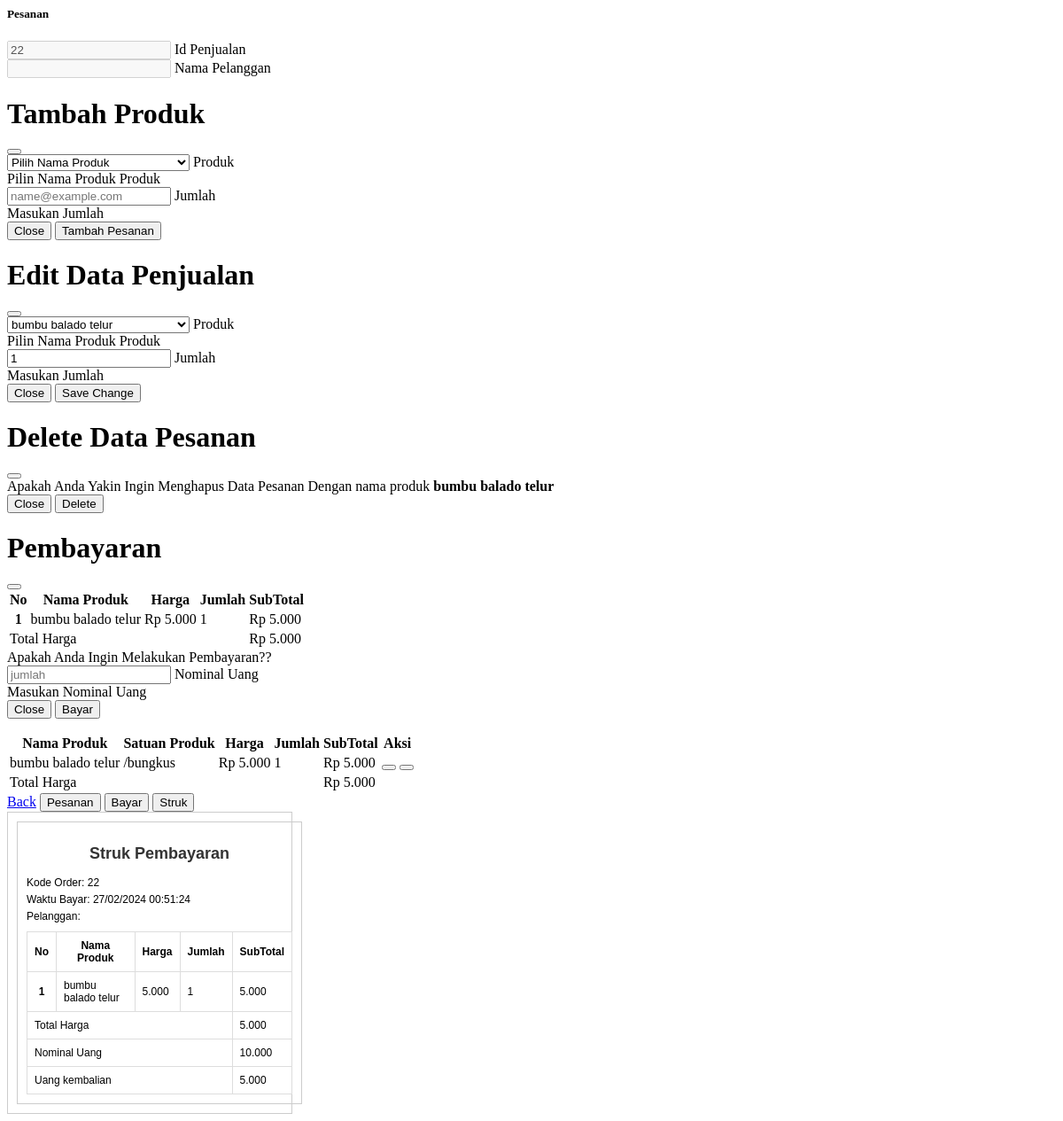
The page /kasir/pesanan.php?idpenjualan=22 on the database its author committed.
### tables this page shows
CREATE TABLE `tb_detailpjl` (
  `id_detail` int(11) NOT NULL,
  `penjualan_id` int(11) NOT NULL,
  `produk_id` int(11) NOT NULL,
  `jumlah_produk` int(11) NOT NULL
);

CREATE TABLE `tb_produk` (
  `id_produk` int(11) NOT NULL,
  `nama` varchar(255) NOT NULL,
  `satuan` varchar(200) NOT NULL,
  `harga` int(11) NOT NULL,
  `stok` int(11) NOT NULL
);

CREATE TABLE `bayar` (
  `id_bayar` bigint(20) NOT NULL,
  `nominal_uang` bigint(20) NOT NULL,
  `total_bayar` bigint(20) NOT NULL,
  `waktu_bayar` timestamp NOT NULL DEFAULT current_timestamp()
);

### kasir/pesanan.php (the view, shortened to what the rows shown need)
<?php
include "proses/connect.php";
$query = mysqli_query($conn, "SELECT *, tb_produk.id_produk, SUM(harga*jumlah_produk) AS hasilnya FROM tb_detailpjl
LEFT JOIN tb_penjualan ON tb_penjualan.id_penjualan = tb_detailpjl.penjualan_id
LEFT JOIN tb_produk ON tb_produk.id_produk = tb_detailpjl.produk_id
LEFT JOIN bayar ON bayar.id_bayar = tb_penjualan.id_penjualan
GROUP BY id_detail HAVING tb_detailpjl.penjualan_id = $_GET[idpenjualan]");
$kode = $_GET['idpenjualan'];
$nama = $_GET['namapl'];
while ($record = mysqli_fetch_array($query)) {
    $result[] = $record;
}
$select_produk = mysqli_query($conn, "SELECT id_produk,nama FROM tb_produk");
?>
<div class="col-lg-9 mt-2">
    <div class="card">
        <div class="card-body">
            <div class="modal fade" id="tambahpesanan" tabindex="-1" aria-labelledby="exampleModalLabel"
                aria-hidden="true">
                <div class="modal-dialog modal-lg modal-fullscreen-md-down">
                    <div class="modal-content">
                        <div class="modal-header">
                            <h1 class="modal-title fs-5" id="exampleModalLabel">Tambah Produk</h1>
                        </div>
                    </div>
                </div>
            </div>
            <?php
                            if (empty($result)) {
                                echo "Data Pesanan tidak ada";
                            } else {
            foreach ($result as $row) {
            ?>
            <div class="modal fade" id="edit<?php echo $row['id_detail'] ?>" tabindex="-1" aria-labelledby="exampleModalLabel"
                aria-hidden="true">
                <div class="modal-dialog modal-lg modal-fullscreen-md-down">
                    <div class="modal-content">
                        <div class="modal-header">
                            <h1 class="modal-title fs-5" id="exampleModalLabel">Edit Data Penjualan</h1>
                            <button type="button" class="btn-close" data-bs-dismiss="modal" aria-label="Close"></button>
                        </div>
                        <div class="modal-body">
                            <form class="text-center needs-validation" novalidate action="proses/edit-pesanan.php"
                                method="POST">
                                <div class="row">
                                    <div class="col-lg-6">
                                        <div class="form-floating mb-3">
                                        <select class="form-select" aria-label="Default select example" name="produk" required>
                                                    <?php
                                                        foreach($select_produk as $value){
                                                            if($row['produk_id']==$value['id_produk']){
                                                                echo '<option selected value="'.$value['id_produk'].'">'.$value['nama'].'</option>';
                                                            }else{
                                                            echo '<option value="'.$value['id_produk'].'">'.$value['nama'].'</option>';
                                                        }
                                                    }
                                                    ?>
                                        </select>
                                            <label for="floatingInput">Produk</label>
                                            <div class="invalid-feedback text-start">
                                                Pilin Nama Produk Produk
                                            </div>
                                        </div>
                                    </div>
                                    <div class="col-lg-6">
                                        <div class="form-floating mb-3">
                                            <input type="number" class="form-control" id="floatingInput" value="<?php echo $row['jumlah_produk'] ?>"  placeholder="name@example.com" name="jumlah" required>
                                            <label for="floatingInput">Jumlah</label>
                                            <div class="invalid-feedback text-start">
                                                Masukan Jumlah
                                            </div>
                                        </div>
                                    </div>
                                </div>
                                <div class="modal-footer">
                                    <button type="button" class="btn btn-secondary"
                                        data-bs-dismiss="modal">Close</button>
                                    <button type="submit" class="btn btn-primary" name="edit_pesanan_validate"
                                        value="1234">Save Change</button>
                                </div>
                            </form>
                        </div>
                    </div>
                </div>
            </div>
            <div class="modal fade" id="delete<?php echo $row['id_detail'] ?>" tabindex="-1" aria-labelledby="exampleModalLabel"
          aria-hidden="true">
          <div class="modal-dialog modal-md modal-fullscreen-md-down">
            <div class="modal-content">
              <div class="modal-header">
                <h1 class="modal-title fs-5" id="exampleModalLabel">Delete Data Pesanan</h1>
                <button type="button" class="btn-close" data-bs-dismiss="modal" aria-label="Close"></button>
              </div>
              <div class="modal-body">
                <form class="text-center needs-validation" novalidate action="proses/delete-pesanan.php" method="POST">
                  <div class="col-lg-12">
                    Apakah Anda Yakin Ingin Menghapus Data Pesanan Dengan nama produk <b><?php echo $row['nama'] ?></b>
                  </div>
                  <div class="modal-footer">
                    <button type="button" class="btn btn-secondary" data-bs-dismiss="modal">Close</button>
                    <button type="submit" class="btn btn-danger" name="delete_pesanan_validate" value="1234">Delete</button>
                  </div>
                </form>
              </div>
            </div>
          </div>
        </div>
            <?php
            }
            ?>
<div class="modal fade" id="bayar" tabindex="-1" aria-labelledby="exampleModalLabel" aria-hidden="true">
        <div class="modal-dialog modal-lg modal-fullscreen-md-down">
          <div class="modal-content">
            <div class="modal-header">
              <h1 class="modal-title fs-5" id="exampleModalLabel">Pembayaran</h1>
            </div>
            <div class="modal-body">
            <div class="table-responsive">
            <table class="table table-striped">
                <thead>
                    <tr>
                        <th scope="col">No</th>
                        <th scope="col">Nama Produk</th>
                        <th scope="col">Harga</th>
                        <th scope="col">Jumlah</th>
                        <th scope="col">SubTotal</th>
                    </tr>
                </thead>
                <tbody>
                    <?php
                    $no = 1;
                    foreach ($result as $row) {
                        ?>
                        <tr>
                            <th scope="row">
                                <?php echo $no++ ?>
                            </th>
                            <td>
                                <?php echo $row['nama'] ?>
                            </td>
                            <td>
                                <?php echo 'Rp ', number_format($row['harga'], 0, ',', '.') ?>
                            </td>
                            <td>
                                <?php echo $row['jumlah_produk'] ?>
                            </td>
                            <td>
                                <?php echo 'Rp ', number_format($row['hasilnya'], 0, ',', '.') ?>
                            </td>
                        </tr>
                    <?php
                    }
                    ?>
                </tbody>
            </table>
        </div>
            </div>
          </div>
        </div>
      </div>
            <div class="table-responsive" >
            <table class="table table-striped table-hover">
                <thead>
                    <tr class="text-nowrap" >
                        <th scope="col">Nama Produk</th>
                        <th scope="col">Satuan Produk</th>
                        <th scope="col">Harga</th>
                        <th scope="col">Jumlah</th>
                        <th scope="col">SubTotal</th>
                        <th scope="col">Aksi</th>
                    </tr>
                </thead>
                <tbody>
                    <?php
                    foreach ($result as $row) {
                        ?>
                        <tr>
                            <td>
                                <?php echo $row['nama'] ?>
                            </td>
                            <td>
                                <?php echo $row['satuan'] ?>
                            </td>
                            <td>
                                <?php echo 'Rp ', number_format($row['harga'], 0, ',', '.') ?>
                            </td>
                            <td>
                                <?php echo $row['jumlah_produk'] ?>
                            </td>
                            <td>
                                <?php echo 'Rp ', number_format($row['hasilnya'], 0, ',', '.') ?>
                            </td>
                           <td class="d-flex">
                                <button class="<?php echo (!empty($row['id_bayar'])) ? 'btn btn-secondary disabled' : 'btn btn-warning'; ?> btn-sm me-1" data-bs-toggle="modal" data-bs-target="#edit<?php echo $row['id_detail'] ?>"><i class="bi bi-pencil-square"></i></button>
                                <button class="<?php echo (!empty($row['id_bayar'])) ? 'btn btn-secondary disabled' : 'btn btn-danger'; ?> btn-sm" data-bs-toggle="modal" data-bs-target="#delete<?php echo $row['id_detail'] ?>"><i class="bi bi-trash"></i></button>
                            </td>
                        </tr>
                    <?php
                    }
                    ?>
                </tbody>
            </table>
            </div>
            <?php } ?>
        </div>
    </div>
</div>
<div id="Struk" class="d-none">
  <div id="struk">
  <h2>Struk Pembayaran </h2>
  <p>Kode Order: <?php echo $kode ?></p>
  <p>Waktu Bayar: <?php echo date('d/m/Y H:i:s', strtotime($result[0]['waktu_bayar'])) ?></p>
  <p>Pelanggan: <?php echo $nama ?></p>
  <table class="table table-responsive num-rows" >
  <thead>
                    <tr>
                        <th scope="col">No</th>
                        <th scope="col">Nama Produk</th>
                        <th scope="col">Harga</th>
                        <th scope="col">Jumlah</th>
                        <th scope="col">SubTotal</th>
                    </tr>
                </thead>
                <tbody>
                    <?php
                    $total = 0;
                    $no = 1;
                    foreach ($result as $row) {
                        ?>
                        <tr>
                            <th scope="row">
                                <?php echo $no++ ?>
                            </th>
                            <td>
                                <?php echo $row['nama'] ?>
                            </td>
                            <td>
                                <?php echo number_format($row['harga'], 0, ',', '.') ?>
                            </td>
                            <td>
                                <?php echo $row['jumlah_produk'] ?>
                            </td>
                            <td>
                                <?php echo number_format($row['hasilnya'], 0, ',', '.') ?>
                            </td>
                        </tr>
                    <?php
                    $total += $row['hasilnya'];
                    }
                    ?>
                <tr>
                    <td colspan="4">
                        Nominal Uang
                </td>
                <td class="fw-semibold">
                    <?php echo number_format($row['nominal_uang'],0,',', '.') ?>
                </td>
                </tr>
                <tr>
                    <td colspan="4">
                        Uang kembalian
                </td>
                <?php $kembalian = $row['nominal_uang'] - $total ?>
                <td class="fw-semibold">
                    <?php echo number_format($kembalian ,0,',', '.') ?>
                </td>
                </tr>
                </tbody>
  </table>
  </div>
</div>

### rows shown on the page
tb_detailpjl: jumlah "1", produk.nama "bumbu balado telur", produk.harga "5.000", jumlah_produk "1", hasilnya "5.000", produk.satuan "/bungkus", bayar.waktu_bayar "27/02/2024 00:51:24", bayar.nominal_uang "10.000", bayar.nominal_uang "5.000"

### other values the page prints
$total "5.000"
$kode "22"
form field produk "bumbu balado telur"
